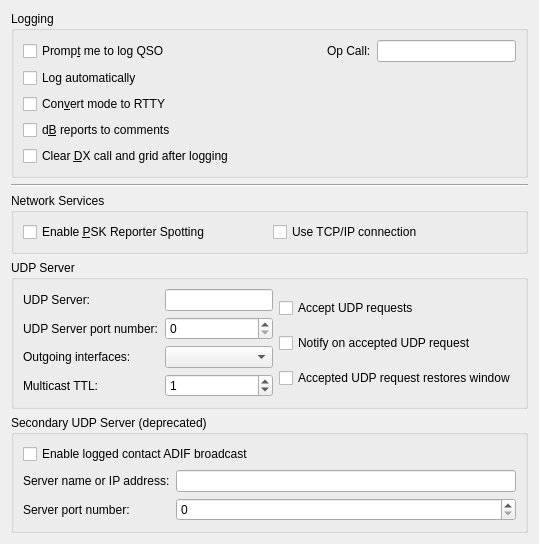
     <widget class="QWidget" name="reporting_tab">
      <attribute name="title">
       <string>Reportin&amp;g</string>
      </attribute>
      <attribute name="toolTip">
       <string>Reporting and logging settings</string>
      </attribute>
      <layout class="QVBoxLayout" name="verticalLayout_5">
       <item>
        <widget class="QGroupBox" name="logging_group_box">
         <property name="title">
          <string>Logging</string>
         </property>
         <layout class="QGridLayout" name="gridLayout_14">
          <item row="0" column="0">
           <widget class="QCheckBox" name="prompt_to_log_check_box">
            <property name="toolTip">
             <string>The program will pop up a partially completed Log QSO dialog when you send a 73 or free text message.</string>
            </property>
            <property name="text">
             <string>Promp&amp;t me to log QSO</string>
            </property>
           </widget>
          </item>
          <item row="0" column="1">
           <spacer name="horizontalSpacer_6">
            <property name="orientation">
             <enum>Qt::Horizontal</enum>
            </property>
            <property name="sizeHint" stdset="0">
             <size>
              <width>136</width>
              <height>20</height>
             </size>
            </property>
           </spacer>
          </item>
          <item row="0" column="2">
           <widget class="QLabel" name="label_13">
            <property name="text">
             <string>Op Call:</string>
            </property>
            <property name="buddy">
             <cstring>opCallEntry</cstring>
            </property>
           </widget>
          </item>
          <item row="3" column="0">
           <widget class="QCheckBox" name="report_in_comments_check_box">
            <property name="toolTip">
             <string>Some logging programs will not accept the type of reports
saved by this program.
Check this option to save the sent and received reports in the
comments field.</string>
            </property>
            <property name="text">
             <string>d&amp;B reports to comments</string>
            </property>
           </widget>
          </item>
          <item row="4" column="0" colspan="2">
           <widget class="QCheckBox" name="clear_DX_check_box">
            <property name="toolTip">
             <string>Check this option to force the clearing of the DX Call
and DX Grid fields when a 73 or free text message is sent.</string>
            </property>
            <property name="text">
             <string>Clear &amp;DX call and grid after logging</string>
            </property>
           </widget>
          </item>
          <item row="2" column="0">
           <widget class="QCheckBox" name="log_as_RTTY_check_box">
            <property name="toolTip">
             <string>&lt;html&gt;&lt;head/&gt;&lt;body&gt;&lt;p&gt;Some logging programs will not accept WSJT-X mode names.&lt;/p&gt;&lt;/body&gt;&lt;/html&gt;</string>
            </property>
            <property name="text">
             <string>Con&amp;vert mode to RTTY</string>
            </property>
           </widget>
          </item>
          <item row="0" column="3">
           <widget class="QLineEdit" name="opCallEntry">
            <property name="toolTip">
             <string>&lt;html&gt;&lt;head/&gt;&lt;body&gt;&lt;p&gt;The callsign of the operator, if different from the station callsign.&lt;/p&gt;&lt;/body&gt;&lt;/html&gt;</string>
            </property>
           </widget>
          </item>
          <item row="1" column="0">
           <widget class="QCheckBox" name="cbAutoLog">
            <property name="toolTip">
             <string>&lt;html&gt;&lt;head/&gt;&lt;body&gt;&lt;p&gt;Check to have QSOs logged automatically, when complete.&lt;/p&gt;&lt;/body&gt;&lt;/html&gt;</string>
            </property>
            <property name="text">
             <string>Log automatically</string>
            </property>
           </widget>
          </item>
         </layout>
        </widget>
       </item>
       <item>
        <widget class="Line" name="line_8">
         <property name="orientation">
          <enum>Qt::Horizontal</enum>
         </property>
        </widget>
       </item>
       <item>
        <widget class="QGroupBox" name="network_group_box">
         <property name="title">
          <string>Network Services</string>
         </property>
         <layout class="QHBoxLayout" name="horizontalLayout_22">
          <item>
           <widget class="QCheckBox" name="psk_reporter_check_box">
            <property name="toolTip">
             <string>&lt;html&gt;&lt;head/&gt;&lt;body&gt;&lt;p&gt;The program can send your station details and all decoded signals with grid squares as spots to the http://pskreporter.info web site.&lt;/p&gt;&lt;p&gt;This is used for reverse beacon analysis which is very useful for assessing propagation and system performance.&lt;/p&gt;&lt;/body&gt;&lt;/html&gt;</string>
            </property>
            <property name="text">
             <string>Enable &amp;PSK Reporter Spotting</string>
            </property>
           </widget>
          </item>
          <item>
           <widget class="QCheckBox" name="psk_reporter_tcpip_check_box">
            <property name="toolTip">
             <string>&lt;html&gt;&lt;head/&gt;&lt;body&gt;&lt;p&gt;Check this option if a reliable connection is needed&lt;/p&gt;&lt;p&gt;Most users do not need this, the default uses UDP which is more efficient. Only check this if you have evidence that UDP traffic from you to PSK Reporter is being lost.&lt;/p&gt;&lt;/body&gt;&lt;/html&gt;</string>
            </property>
            <property name="text">
             <string>Use TCP/IP connection</string>
            </property>
           </widget>
          </item>
         </layout>
        </widget>
       </item>
       <item>
        <widget class="QGroupBox" name="groupBox_4">
         <property name="title">
          <string>UDP Server</string>
         </property>
         <layout class="QGridLayout" name="gridLayout_16">
          <item row="0" column="0">
           <layout class="QFormLayout" name="formLayout_6">
            <property name="fieldGrowthPolicy">
             <enum>QFormLayout::AllNonFixedFieldsGrow</enum>
            </property>
            <item row="0" column="0">
             <widget class="QLabel" name="udp_server_label">
              <property name="text">
               <string>UDP Server:</string>
              </property>
              <property name="buddy">
               <cstring>udp_server_line_edit</cstring>
              </property>
             </widget>
            </item>
            <item row="0" column="1">
             <widget class="QLineEdit" name="udp_server_line_edit">
              <property name="toolTip">
               <string>&lt;html&gt;&lt;head/&gt;&lt;body&gt;&lt;p&gt;Optional hostname of network service to receive decodes.&lt;/p&gt;&lt;p&gt;Formats:&lt;/p&gt;&lt;ul style=&quot;margin-top: 0px; margin-bottom: 0px; margin-left: 0px; margin-right: 0px; -qt-list-indent: 1;&quot;&gt;&lt;li style=&quot; margin-top:12px; margin-bottom:0px; margin-left:0px; margin-right:0px; -qt-block-indent:0; text-indent:0px;&quot;&gt;hostname&lt;/li&gt;&lt;li style=&quot; margin-top:0px; margin-bottom:0px; margin-left:0px; margin-right:0px; -qt-block-indent:0; text-indent:0px;&quot;&gt;IPv4 address&lt;/li&gt;&lt;li style=&quot; margin-top:0px; margin-bottom:0px; margin-left:0px; margin-right:0px; -qt-block-indent:0; text-indent:0px;&quot;&gt;IPv6 address&lt;/li&gt;&lt;li style=&quot; margin-top:0px; margin-bottom:0px; margin-left:0px; margin-right:0px; -qt-block-indent:0; text-indent:0px;&quot;&gt;IPv4 multicast group address&lt;/li&gt;&lt;li style=&quot; margin-top:0px; margin-bottom:0px; margin-left:0px; margin-right:0px; -qt-block-indent:0; text-indent:0px;&quot;&gt;IPv6 multicast group address&lt;/li&gt;&lt;/ul&gt;&lt;p&gt;Clearing this field will disable the broadcasting of UDP status updates.&lt;/p&gt;&lt;/body&gt;&lt;/html&gt;</string>
              </property>
              <property name="inputMethodHints">
               <set>Qt::ImhDigitsOnly</set>
              </property>
             </widget>
            </item>
            <item row="1" column="0">
             <widget class="QLabel" name="label_6">
              <property name="text">
               <string>UDP Server port number:</string>
              </property>
              <property name="buddy">
               <cstring>udp_server_port_spin_box</cstring>
              </property>
             </widget>
            </item>
            <item row="1" column="1">
             <widget class="QSpinBox" name="udp_server_port_spin_box">
              <property name="toolTip">
               <string>&lt;html&gt;&lt;head/&gt;&lt;body&gt;&lt;p&gt;Enter the service port number of the UDP server that WSJT-X should send updates to. If this is zero no updates will be sent.&lt;/p&gt;&lt;/body&gt;&lt;/html&gt;</string>
              </property>
              <property name="maximum">
               <number>65534</number>
              </property>
             </widget>
            </item>
            <item row="2" column="0">
             <widget class="QLabel" name="udp_interfaces_label">
              <property name="text">
               <string>Outgoing interfaces:</string>
              </property>
              <property name="buddy">
               <cstring>udp_interfaces_combo_box</cstring>
              </property>
             </widget>
            </item>
            <item row="2" column="1">
             <widget class="CheckableItemComboBox" name="udp_interfaces_combo_box">
              <property name="toolTip">
               <string>&lt;html&gt;&lt;head/&gt;&lt;body&gt;&lt;p&gt;When sending updates to a multicast group address it is necessary to specify which network interface(s) to send them to. If the loop-back interface is multicast capable then at least that one will be selected.&lt;/p&gt;&lt;p&gt;For most users the loop-back interface is all that is needed, that will allow multiple other applications on the same machine to interoperate with WSJT-X. If applications running on other hosts are to receive status updates then a suitable network interface should be used.&lt;/p&gt;&lt;p&gt;On some Linux systems it may be necessary to enable multicast on the loop-back network interface.&lt;/p&gt;&lt;/body&gt;&lt;/html&gt;</string>
              </property>
             </widget>
            </item>
            <item row="3" column="1">
             <widget class="QSpinBox" name="udp_TTL_spin_box">
              <property name="toolTip">
               <string>&lt;html&gt;&lt;head/&gt;&lt;body&gt;&lt;p&gt;Sets the number or router hops that multicast datagrams are allowed to make. Almost everyone should set this to 1 to keep outgoing multicast traffic withn the local subnet.&lt;/p&gt;&lt;/body&gt;&lt;/html&gt;</string>
              </property>
              <property name="maximum">
               <number>255</number>
              </property>
              <property name="value">
               <number>1</number>
              </property>
             </widget>
            </item>
            <item row="3" column="0">
             <widget class="QLabel" name="udp_TTL_label">
              <property name="text">
               <string>Multicast TTL:</string>
              </property>
              <property name="buddy">
               <cstring>udp_TTL_spin_box</cstring>
              </property>
             </widget>
            </item>
           </layout>
          </item>
          <item row="0" column="1">
           <layout class="QVBoxLayout" name="verticalLayout_11">
            <item>
             <widget class="QCheckBox" name="accept_udp_requests_check_box">
              <property name="toolTip">
               <string>&lt;html&gt;&lt;head/&gt;&lt;body&gt;&lt;p&gt;With this enabled WSJT-X will accept certain requests back from a UDP server that receives decode messages.&lt;/p&gt;&lt;/body&gt;&lt;/html&gt;</string>
              </property>
              <property name="text">
               <string>Accept UDP requests</string>
              </property>
             </widget>
            </item>
            <item>
             <widget class="QCheckBox" name="udpWindowToFront">
              <property name="toolTip">
               <string>&lt;html&gt;&lt;head/&gt;&lt;body&gt;&lt;p&gt;Indicate acceptance of an incoming UDP request. The effect of this option varies depending on the operating system and window manager, its intent is to notify the acceptance of an incoming UDP request even if this application is minimized or hidden.&lt;/p&gt;&lt;/body&gt;&lt;/html&gt;</string>
              </property>
              <property name="text">
               <string>Notify on accepted UDP request</string>
              </property>
             </widget>
            </item>
            <item>
             <widget class="QCheckBox" name="udpWindowRestore">
              <property name="toolTip">
               <string>&lt;html&gt;&lt;head/&gt;&lt;body&gt;&lt;p&gt;Restore the window from minimized if an UDP request is accepted.&lt;/p&gt;&lt;/body&gt;&lt;/html&gt;</string>
              </property>
              <property name="text">
               <string>Accepted UDP request restores window</string>
              </property>
             </widget>
            </item>
           </layout>
          </item>
         </layout>
        </widget>
       </item>
       <item>
        <widget class="QGroupBox" name="n1mm_group_box">
         <property name="title">
          <string>Secondary UDP Server (deprecated)</string>
         </property>
         <layout class="QFormLayout" name="formLayout_15">
          <item row="0" column="0" colspan="2">
           <widget class="QCheckBox" name="enable_n1mm_broadcast_check_box">
            <property name="toolTip">
             <string>&lt;html&gt;&lt;head/&gt;&lt;body&gt;&lt;p&gt;When checked, WSJT-X will broadcast a logged contact in ADIF format to the configured hostname and port. &lt;/p&gt;&lt;/body&gt;&lt;/html&gt;</string>
            </property>
            <property name="text">
             <string>Enable logged contact ADIF broadcast</string>
            </property>
           </widget>
          </item>
          <item row="1" column="0">
           <widget class="QLabel" name="n1mm_server_name_label">
            <property name="text">
             <string>Server name or IP address:</string>
            </property>
            <property name="buddy">
             <cstring>n1mm_server_name_line_edit</cstring>
            </property>
           </widget>
          </item>
          <item row="1" column="1">
           <widget class="QLineEdit" name="n1mm_server_name_line_edit">
            <property name="toolTip">
             <string>&lt;html&gt;&lt;head/&gt;&lt;body&gt;&lt;p&gt;Optional host name of N1MM Logger+ program to receive ADIF UDP broadcasts. This is usually 'localhost' or ip address 127.0.0.1&lt;/p&gt;&lt;p&gt;Formats:&lt;/p&gt;&lt;ul style=&quot;margin-top: 0px; margin-bottom: 0px; margin-left: 0px; margin-right: 0px; -qt-list-indent: 1;&quot;&gt;&lt;li style=&quot; margin-top:12px; margin-bottom:0px; margin-left:0px; margin-right:0px; -qt-block-indent:0; text-indent:0px;&quot;&gt;hostname&lt;/li&gt;&lt;li style=&quot; margin-top:0px; margin-bottom:0px; margin-left:0px; margin-right:0px; -qt-block-indent:0; text-indent:0px;&quot;&gt;IPv4 address&lt;/li&gt;&lt;li style=&quot; margin-top:0px; margin-bottom:0px; margin-left:0px; margin-right:0px; -qt-block-indent:0; text-indent:0px;&quot;&gt;IPv6 address&lt;/li&gt;&lt;li style=&quot; margin-top:0px; margin-bottom:0px; margin-left:0px; margin-right:0px; -qt-block-indent:0; text-indent:0px;&quot;&gt;IPv4 multicast group address&lt;/li&gt;&lt;li style=&quot; margin-top:0px; margin-bottom:0px; margin-left:0px; margin-right:0px; -qt-block-indent:0; text-indent:0px;&quot;&gt;IPv6 multicast group address&lt;/li&gt;&lt;/ul&gt;&lt;p&gt;Clearing this field will disable broadcasting of ADIF information via UDP.&lt;/p&gt;&lt;/body&gt;&lt;/html&gt;</string>
            </property>
           </widget>
          </item>
          <item row="2" column="0">
           <widget class="QLabel" name="n1mm_server_port_label">
            <property name="text">
             <string>Server port number:</string>
            </property>
            <property name="buddy">
             <cstring>n1mm_server_port_spin_box</cstring>
            </property>
           </widget>
          </item>
          <item row="2" column="1">
           <widget class="QSpinBox" name="n1mm_server_port_spin_box">
            <property name="toolTip">
             <string>&lt;html&gt;&lt;head/&gt;&lt;body&gt;&lt;p&gt;Enter the port number that WSJT-X should use for UDP broadcasts of ADIF log information. For N1MM Logger+, this value should be 2333. If this is zero,  no updates will be broadcast.&lt;/p&gt;&lt;/body&gt;&lt;/html&gt;</string>
            </property>
            <property name="maximum">
             <number>65534</number>
            </property>
           </widget>
          </item>
         </layout>
        </widget>
       </item>
       <item>
        <spacer name="verticalSpacer_4">
         <property name="orientation">
          <enum>Qt::Vertical</enum>
         </property>
         <property name="sizeHint" stdset="0">
          <size>
           <width>0</width>
           <height>0</height>
          </size>
         </property>
        </spacer>
       </item>
      </layout>
     </widget>
